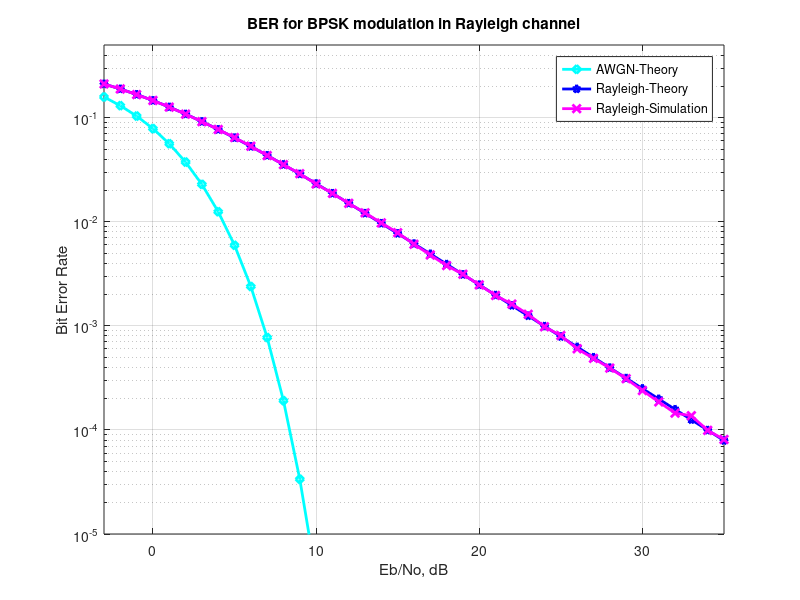

Recreate this plot in MATLAB.
%%%%%%%%%%%%%%%%%%%%%%%%%%%%%%%%%%%%%%%%%%%%%%%%%%%%%%%%%%%%
% All rights reserved by Krishna Pillai, http://www.dsplog.com
% The file may not be re-distributed without explicit authorization
% from Krishna Pillai.
% Checked for proper operation with Octave Version 3.0.0
% Author        : Krishna Pillai
% Email         : krishna@dsplog.com
% Version       : 1.0
% Date          : 8 August 2008
% %%%%%%%%%%%%%%%%%%%%%%%%%%%%%%%%%%%%%%%%%%%%%%%%%%%%%%%%%

% Script for computing the BER for BPSK modulation in a
% Rayleigh fading channel

clear
N = 10^6 % number of bits or symbols

% Transmitter
ip = rand(1,N)>0.5; % generating 0,1 with equal probability
s = 2*ip-1; % BPSK modulation 0 -> -1; 1 -> 0 

 
Eb_N0_dB = [-3:35]; % multiple Eb/N0 values

for ii = 1:length(Eb_N0_dB)
   
   n = 1/sqrt(2)*[randn(1,N) + j*randn(1,N)]; % white gaussian noise, 0dB variance 
   h = 1/sqrt(2)*[randn(1,N) + j*randn(1,N)]; % Rayleigh channel
   
   % Channel and noise Noise addition
   y = h.*s + 10^(-Eb_N0_dB(ii)/20)*n; 

   % equalization
   yHat = y./h;

   % receiver - hard decision decoding
   ipHat = real(yHat)>0;

   % counting the errors
   nErr(ii) = size(find([ip- ipHat]),2);

end

simBer = nErr/N; % simulated ber
theoryBerAWGN = 0.5*erfc(sqrt(10.^(Eb_N0_dB/10))); % theoretical ber
EbN0Lin = 10.^(Eb_N0_dB/10);
theoryBer = 0.5.*(1-sqrt(EbN0Lin./(EbN0Lin+1)));

% plot
close all
figure
semilogy(Eb_N0_dB,theoryBerAWGN,'cd-','LineWidth',2);
hold on
semilogy(Eb_N0_dB,theoryBer,'bp-','LineWidth',2);
semilogy(Eb_N0_dB,simBer,'mx-','LineWidth',2);
axis([-3 35 10^-5 0.5])
grid on
legend('AWGN-Theory','Rayleigh-Theory', 'Rayleigh-Simulation');
xlabel('Eb/No, dB');
ylabel('Bit Error Rate');
title('BER for BPSK modulation in Rayleigh channel');
